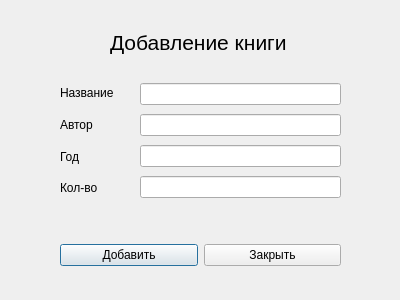
<?xml version="1.0" encoding="UTF-8"?>
<ui version="4.0">
 <class>AddBook</class>
 <widget class="QDialog" name="AddBook">
  <property name="geometry">
   <rect>
    <x>0</x>
    <y>0</y>
    <width>400</width>
    <height>300</height>
   </rect>
  </property>
  <property name="windowTitle">
   <string>Dialog</string>
  </property>
  <widget class="QLabel" name="label_3">
   <property name="geometry">
    <rect>
     <x>110</x>
     <y>30</y>
     <width>181</width>
     <height>25</height>
    </rect>
   </property>
   <property name="font">
    <font>
     <pointsize>16</pointsize>
    </font>
   </property>
   <property name="layoutDirection">
    <enum>Qt::LeftToRight</enum>
   </property>
   <property name="text">
    <string>Добавление книги</string>
   </property>
  </widget>
  <widget class="QWidget" name="">
   <property name="geometry">
    <rect>
     <x>60</x>
     <y>230</y>
     <width>281</width>
     <height>51</height>
    </rect>
   </property>
   <layout class="QHBoxLayout" name="horizontalLayout">
    <item>
     <widget class="QPushButton" name="addBookBtn">
      <property name="text">
       <string>Добавить</string>
      </property>
     </widget>
    </item>
    <item>
     <widget class="QPushButton" name="closeWind">
      <property name="text">
       <string>Закрыть</string>
      </property>
     </widget>
    </item>
   </layout>
  </widget>
  <widget class="QWidget" name="">
   <property name="geometry">
    <rect>
     <x>140</x>
     <y>80</y>
     <width>201</width>
     <height>121</height>
    </rect>
   </property>
   <layout class="QVBoxLayout" name="verticalLayout">
    <item>
     <widget class="QLineEdit" name="inpNB"/>
    </item>
    <item>
     <widget class="QLineEdit" name="inpAB"/>
    </item>
    <item>
     <widget class="QLineEdit" name="inpGOD"/>
    </item>
    <item>
     <widget class="QLineEdit" name="inpKol"/>
    </item>
   </layout>
  </widget>
  <widget class="QWidget" name="">
   <property name="geometry">
    <rect>
     <x>60</x>
     <y>80</y>
     <width>81</width>
     <height>121</height>
    </rect>
   </property>
   <layout class="QVBoxLayout" name="verticalLayout_2">
    <item>
     <widget class="QLabel" name="label_2">
      <property name="text">
       <string>Название</string>
      </property>
     </widget>
    </item>
    <item>
     <widget class="QLabel" name="label">
      <property name="text">
       <string>Автор</string>
      </property>
     </widget>
    </item>
    <item>
     <widget class="QLabel" name="label_4">
      <property name="text">
       <string>Год</string>
      </property>
     </widget>
    </item>
    <item>
     <widget class="QLabel" name="label_5">
      <property name="text">
       <string>Кол-во</string>
      </property>
     </widget>
    </item>
   </layout>
  </widget>
 </widget>
 <resources/>
 <connections/>
</ui>
